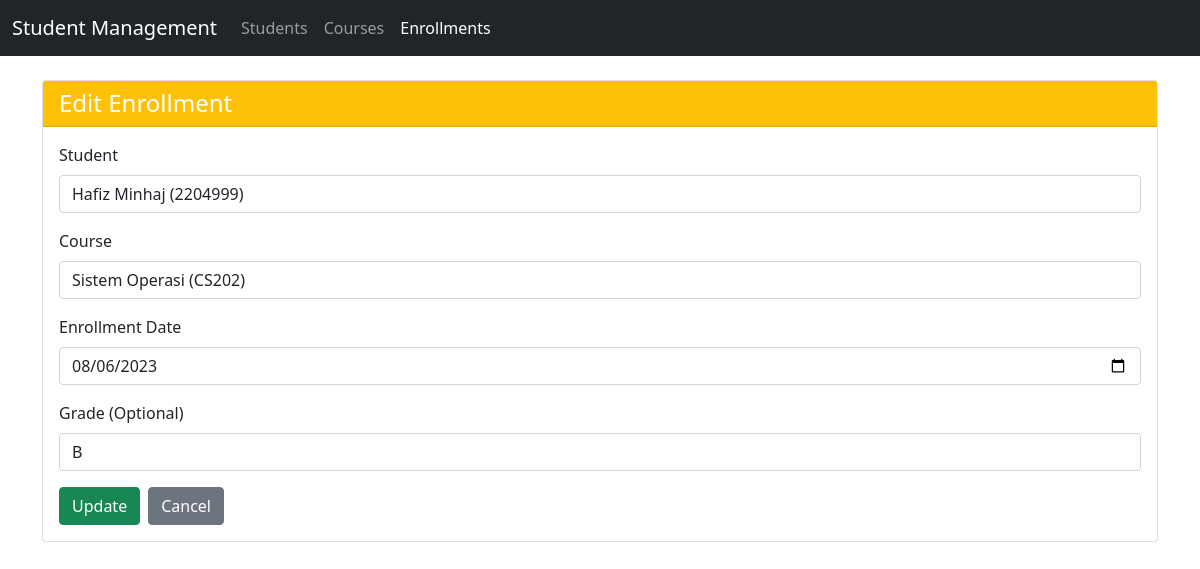
The app's page /project/index.php?controller=enrollment&action=edit&id=4 with its own data.
### tables this page shows
CREATE TABLE `enrollments` (
  `id` int(11) NOT NULL AUTO_INCREMENT,
  `student_id` int(11) NOT NULL,
  `course_id` int(11) NOT NULL,
  `enrollment_date` date NOT NULL,
  `grade` varchar(2) DEFAULT NULL,
  PRIMARY KEY (`id`),
  FOREIGN KEY (`student_id`) REFERENCES `students`(`id`) ON DELETE CASCADE,
  FOREIGN KEY (`course_id`) REFERENCES `courses`(`id`) ON DELETE CASCADE
);

### project/models/Student.php (called while the page is built, shortened)
<?php
require_once 'config/connection.php';
class Student {
    private $conn;
    private $table = 'students';
    public function __construct() {
        $database = new Database();
        $this->conn = $database->getConnection();
    }
    public function getAll() {
        $query = "SELECT * FROM {$this->table}";
        $result = $this->conn->query($query);
        return $result;
    }
}
?>

### project/config/connection.php (called while the page is built, shortened)
<?php
class Database {
    private $host = "localhost";
    private $username = "root";
    private $password = "";
    private $database = "tp_mvc";
    private $conn = null;
    public function getConnection() {
        if ($this->conn === null) {
            $this->conn = new mysqli($this->host, $this->username, $this->password, $this->database);
        }
        return $this->conn;
    }
}
?>

### project/controllers/EnrollmentController.php (called while the page is built, shortened)
<?php
require_once 'models/Enrollment.php';
require_once 'models/Student.php';
require_once 'models/Course.php';
require_once 'views/enrollment.view.php';
class EnrollmentController {
    private $enrollment;
    private $student;
    private $course;
    private $view;
    public function __construct() {
        $this->enrollment = new Enrollment();
        $this->student = new Student();
        $this->course = new Course();
        $this->view = new EnrollmentView();
    }
    public function edit($id) {
        $students = $this->student->getAll();
        $courses = $this->course->getAll();
        if (!$this->enrollment->getById($id)) {
            $_SESSION['error'] = 'Enrollment not found';
            header('Location: index.php?controller=enrollment&action=index');
            return;
        }
        $this->view->renderEdit($this->enrollment, $students, $courses);
    }
}
?>

### project/models/Enrollment.php (called while the page is built, shortened)
<?php
require_once 'config/connection.php';
class Enrollment {
    private $conn;
    private $table = 'enrollments';
    public function __construct() {
        $database = new Database();
        $this->conn = $database->getConnection();
    }
    public function getById($id) {
        $query = "SELECT e.*,
                 s.name as student_name,
                 s.nim as student_nim,
                 c.course_name,
                 c.course_code
                 FROM {$this->table} e
                 JOIN students s ON e.student_id = s.id
                 JOIN courses c ON e.course_id = c.id
                 WHERE e.id = ?";
        $stmt = $this->conn->prepare($query);
        $stmt->bind_param("i", $id);
        $stmt->execute();
        $result = $stmt->get_result();
        if ($result->num_rows > 0) {
            $row = $result->fetch_assoc();
            $this->student_id = $row['student_id'];
            $this->course_id = $row['course_id'];
            return true;
        }
        return false;
    }
}
?>

### project/models/Course.php (called while the page is built, shortened)
<?php
require_once 'config/connection.php';
class Course {
    private $conn;
    private $table = 'courses';
    public function __construct() {
        $database = new Database();
        $this->conn = $database->getConnection();
    }
    public function getAll() {
        $query = "SELECT * FROM {$this->table}";
        $result = $this->conn->query($query);
        return $result;
    }
}
?>

### project/views/enrollment.view.php (the view, shortened to what this page needs)
<?php
require_once  'views/template.class.php';
class EnrollmentView
{
    public function renderEdit($enrollment, $students, $courses)
    {
        $studentOptions = '';
        while ($student = $students->fetch_assoc()) {
            $selected = $student['id'] == $enrollment->student_id ? 'selected' : '';
            $studentOptions .= "<option value='{$student['id']}' $selected>{$student['name']} ({$student['nim']})</option>";
        }
        $courseOptions = '';
        while ($course = $courses->fetch_assoc()) {
            $selected = $course['id'] == $enrollment->course_id ? 'selected' : '';
            $courseOptions .= "<option value='{$course['id']}' $selected>{$course['course_name']} ({$course['course_code']})</option>";
        }
        $tpl = new Template("templates/enrollment/edit.html");
        $tpl->replace("JUDUL", "Edit Enrollment");
        $tpl->replace("NAVBAR", $this->getNavbar('enrollment'));
    }
    private function getNavbar($activeController)
    {
        $navbar = '<nav class="navbar navbar-expand-lg navbar-dark bg-dark">
            <div class="container-fluid">
                <a class="navbar-brand" href="index.php">Student Management</a>
                <div class="collapse navbar-collapse" id="navbarNav">
                    <ul class="navbar-nav">
                        <li class="nav-item">
                            <a class="nav-link ' . ($activeController == 'student' ? 'active' : '') . '" href="index.php?controller=student&action=index">Students</a>
                        </li>
                        <li class="nav-item">
                            <a class="nav-link ' . ($activeController == 'course' ? 'active' : '') . '" href="index.php?controller=course&action=index">Courses</a>
                        </li>
                        <li class="nav-item">
                            <a class="nav-link ' . ($activeController == 'enrollment' ? 'active' : '') . '" href="index.php?controller=enrollment&action=index">Enrollments</a>
                        </li>
                    </ul>
                </div>
            </div>
        </nav>';
        return $navbar;
    }
}

### project/views/template.class.php (shortened to what this page needs)
<?php
class Template
{
    var $content = '';
    function __construct($filename = '')
    {
        $this->content = implode('', @file($filename));
    }
    function clear()
    {
        $this->content = preg_replace("/DATA_[A-Z|_|0-9]+/", "", $this->content);
    }
    function write()
    {
        print $this->content;
    }
    function replace($old = '', $new = '')
    {
        if (is_int($new)) {
            $value = sprintf("%d", $new);
        } elseif (is_float($new)) {
            $value = sprintf("%f", $new);
        } elseif (is_array($new)) {
            $value = '';
            foreach ($new as $item) {
                $value .= $item . ' ';
            }
        } else {
            $value = $new;
        }
        $this->content = preg_replace("/$old/", $value, $this->content);
    }
}

### records on screen
enrollments: student_id "Hafiz Minhaj (2204999)", course_id "Sistem Operasi (CS202)", enrollment_date "08/06/2023", grade "B"
